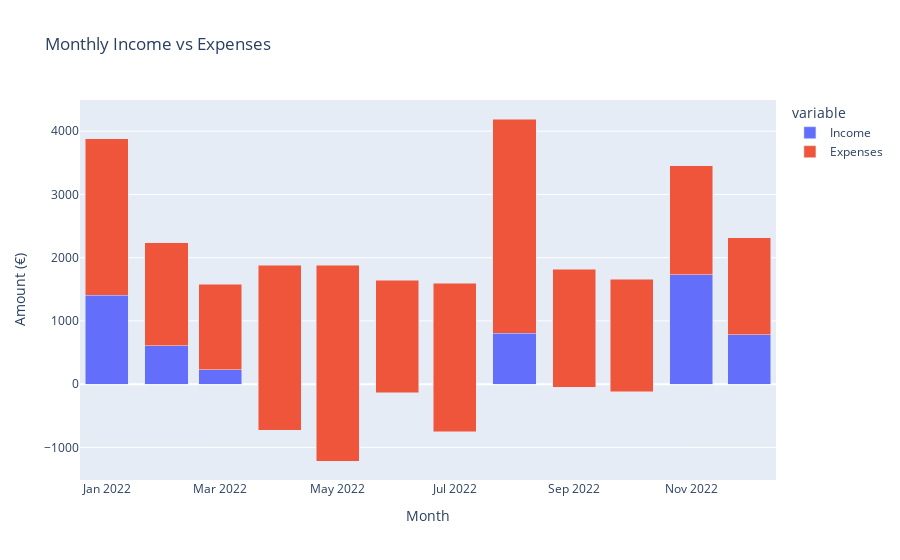

Notebook code for this chart:
### Code cell
def plot_monthly_income_vs_expenses(df):
    """
    Plots a stacked bar chart of monthly income versus expenses.

    Parameters:
    df (DataFrame): The DataFrame containing financial data with 'Buchungsdatum' and 'Betrag (€)' columns.

    This function calculates the total income and expenses per month and visualizes the data
    using a stacked bar chart. It categorizes the transactions as 'Income' or 'Expenses' based on
    the transaction amounts and groups them by month for comparison.
    """
    # Ensure 'Buchungsdatum' is in datetime format
    df['Buchungsdatum'] = pd.to_datetime(df['Buchungsdatum'])

    # Create a new column for the month
    df['month'] = df['Buchungsdatum'].dt.to_period('M').astype(str)  # Convert to string for better plotting

    # Classify transactions as Income or Expenses
    df['Type'] = df['Betrag (€)'].apply(lambda x: 'Income' if x > 0 else 'Expenses')
    
    # Group by month and transaction type, summing the amounts
    monthly_data = df.groupby(['month', 'Type'])['Betrag (€)'].sum().unstack().reset_index()

    # Plot using Plotly for interactive visualization
    fig = px.bar(monthly_data, x='month', y=['Income', 'Expenses'], 
                 title='Monthly Income vs Expenses',
                 labels={'value': 'Amount (€)', 'month': 'Month'},
                 barmode='stack')

    # Show the figure
    fig.show()

plot_monthly_income_vs_expenses(df)

### Figure 1 — Plotly figure (JSON) as saved in the notebook; plotly's stock layout.template omitted (floating-point values rounded to 4 significant figures)
{"data": [{"alignmentgroup": "True", "hovertemplate": "variable=Income<br>Month=%{x}<br>Amount (€)=%{y}<extra></extra>", "legendgroup": "Income", "marker": {"color": "#636efa", "pattern": {"shape": ""}}, "name": "Income", "offsetgroup": "Income", "orientation": "v", "showlegend": true, "textposition": "auto", "type": "bar", "x": ["2022-01", "2022-02", "2022-03", "2022-04", "2022-05", "2022-06", "2022-07", "2022-08", "2022-09", "2022-10", "2022-11", "2022-12"], "xaxis": "x", "y": [3883.0, 2233.0, 1583.0, 1883.0, 1883.0, 1644.0, 1593.0, 4193.0, 1814.0, 1657.0, 3451.0, 2318.0], "yaxis": "y"}, {"alignmentgroup": "True", "hovertemplate": "variable=Expenses<br>Month=%{x}<br>Amount (€)=%{y}<extra></extra>", "legendgroup": "Expenses", "marker": {"color": "#EF553B", "pattern": {"shape": ""}}, "name": "Expenses", "offsetgroup": "Expenses", "orientation": "v", "showlegend": true, "textposition": "auto", "type": "bar", "x": ["2022-01", "2022-02", "2022-03", "2022-04", "2022-05", "2022-06", "2022-07", "2022-08", "2022-09", "2022-10", "2022-11", "2022-12"], "xaxis": "x", "y": [-2477, -1627.0, -1357.0, -2614.0, -3098.0, -1780.0, -2347.0, -3392.0, -1865.0, -1777.0, -1721.0, -1535.0], "yaxis": "y"}], "layout": {"barmode": "stack", "legend": {"title": {"text": "variable"}, "tracegroupgap": 0}, "title": {"text": "Monthly Income vs Expenses"}, "xaxis": {"anchor": "y", "domain": [0, 1], "title": {"text": "Month"}}, "yaxis": {"anchor": "x", "domain": [0, 1], "title": {"text": "Amount (€)"}}}}
